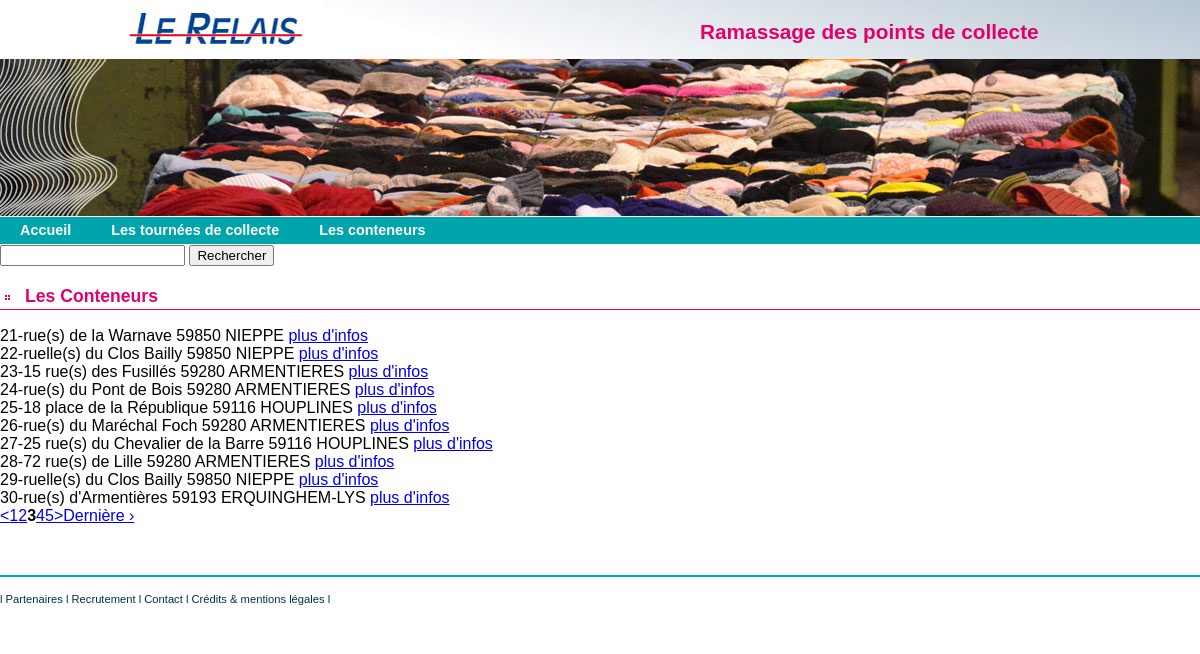
/index.php/C_conteneur/index/20, run on the app's committed database.
### tables this page shows
CREATE TABLE `conteneur` (
  `Id` int(10) NOT NULL,
  `TourneeStandardId` int(10) DEFAULT NULL,
  `AddrEmplacement` varchar(255) DEFAULT NULL,
  `LatLng` varchar(255) DEFAULT NULL,
  `RefSigfox` varchar(255) DEFAULT NULL,
  `CoefSurface` float DEFAULT NULL,
  `VolumeMax` float DEFAULT NULL,
  `VolumeMesureActuel` float DEFAULT NULL,
  `DateDerniereCollecte` date DEFAULT NULL
);

### application/controllers/C_conteneur.php (called while the page is built, shortened)
<?php
class C_conteneur extends CI_Controller {
    public function index() {
        $this->load->helper("url");
        $data['title'] = "Le liste de conteneurs";
        $this->load->model('M_conteneur');
        $array_resultat = $this->M_conteneur->select_all_by_page();
        $data['result'] = $array_resultat;
        $page = $this->load->view('conteneurs/V_liste_conteneurs', $data, true);
        $this->load->view('commun/V_template', array('contenu' => $page));
    }
}

### index.php (called while the page is built, shortened)
<?php
require_once BASEPATH.'core/CodeIgniter.php';

### application/models/M_conteneur.php (called while the page is built, shortened)
<?php
class M_conteneur extends CI_Model {
    public function select_all_by_page() {
        $config_p['base_url'] = site_url('C_conteneur/index/');
        $config_p['total_rows'] = $this->db->from('conteneur')->count_all_results();
        $config_p['per_page'] = 10;
        $query = $this->db->select('Id, AddrEmplacement')->from('conteneur')
                        ->limit($config_p['per_page'], $this->uri->segment(3))->get();
        return $query->result_array();
    }
}

### application/views/conteneurs/V_liste_conteneurs.php (the view, shortened to what this page needs)
<article>
    <form action="<?php echo site_url('C_conteneur/search'); ?>" method="get">
    <input type="text" name="search_string">
    <input type="submit" value="Rechercher"> </form>
    <h1>Les Conteneurs</h1>
    <?php
    foreach ($result as $row) {
        echo $row['Id'] . "-";
        echo $row['AddrEmplacement'];
        ?>
        <a href="<?php echo site_url("C_conteneur/detail/" . $row['Id']); ?>">plus d'infos</a>
        <?php
        echo "<br/>";
    }
    echo $this->pagination->create_links();
    ?>
</article>

### assets/css/conteneurs.css (style rules this page uses)
body { font: 100% Verdana, Arial, Helvetica, sans-serif; background-color: #FFFFFF; margin: 0; padding: 0; text-align: center; color: #000000; background-image: url(img/back.jpg); background-repeat: no-repeat; background-position: top center; }
article h1 { padding-left: 25px ; line-height: 25px ; font-size: 110% ; background: url(img/puce_h1.png) no-repeat left bottom ; color: rgb(226,1,107) ; border-bottom: 1px solid rgb(226,1,107) ; }
article { clear: both; }

### data on the page
conteneur: Id "21", AddrEmplacement "rue(s) de la Warnave 59850 NIEPPE"
conteneur: Id "22", AddrEmplacement "ruelle(s) du Clos Bailly 59850 NIEPPE"
conteneur: Id "23", AddrEmplacement "15 rue(s) des Fusillés 59280 ARMENTIERES"
conteneur: Id "24", AddrEmplacement "rue(s) du Pont de Bois 59280 ARMENTIERES"
conteneur: Id "25", AddrEmplacement "18 place de la République 59116 HOUPLINES"
conteneur: Id "26", AddrEmplacement "rue(s) du Maréchal Foch 59280 ARMENTIERES"
conteneur: Id "27", AddrEmplacement "25 rue(s) du Chevalier de la Barre 59116 HOUPLINES"
conteneur: Id "28", AddrEmplacement "72 rue(s) de Lille 59280 ARMENTIERES"
conteneur: Id "29", AddrEmplacement "ruelle(s) du Clos Bailly 59850 NIEPPE"
conteneur: Id "30", AddrEmplacement "rue(s) d'Armentières 59193 ERQUINGHEM-LYS"

### other printed values
$this->pagination->create_links() "< 1 2 3 4 5 > Dernière ›"
